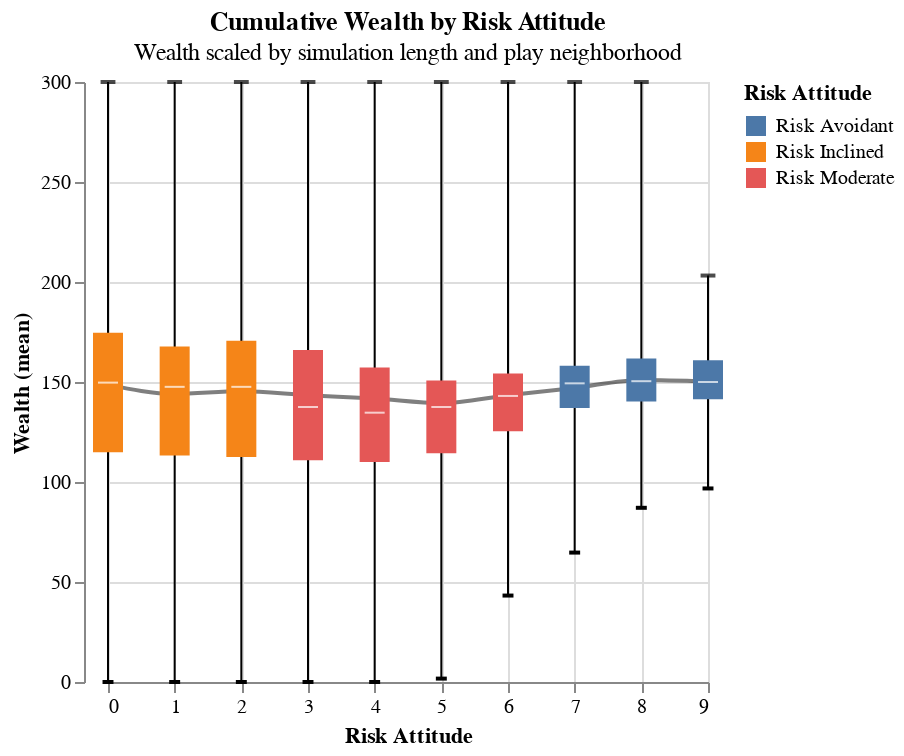

Write notebook code for a chart like this one.
### Markdown cell above
This is a customized box plot, which includes all the same information as the simpler version above. This one is based on numbers pre-calculated on the polars dataframe, which is more efficient than altair. 

This version adds strokes for the min and max values (whiskers), colors the Q1-Q3 box portion of the plot based on the risk attitude groups, and adds a line graph of the mean behind the box plot.

Mouse over the box to view statistics for each risk attitude (min, max, mean, Q1-Q3).

### Code cell
custom_boxplot(wealth_by_risk_attitude).properties(title=wealthchart_title)

### Figure 1 — Vega specification as saved in the notebook (floating-point values rounded to 4 significant figures)
{"$schema": "https://vega.github.io/schema/vega/v5.json", "data": [{"name": "source_0", "values": [{"Q1": 114.9, "Q3": 174.6, "max": 300.0, "mean": 148.7, "median": 149.7, "min": 0.0, "risk_attitude": 0, "risk_type": "Risk Inclined"}, {"Q1": 113.2, "Q3": 167.8, "max": 300.0, "mean": 144.0, "median": 147.6, "min": 0.0, "risk_attitude": 1, "risk_type": "Risk Inclined"}, {"Q1": 112.5, "Q3": 170.6, "max": 300.0, "mean": 145.4, "median": 147.6, "min": 0.0, "risk_attitude": 2, "risk_type": "Risk Inclined"}, {"Q1": 110.8, "Q3": 166.0, "max": 300.0, "mean": 143.4, "median": 137.5, "min": 0.0, "risk_attitude": 3, "risk_type": "Risk Moderate"}, {"Q1": 109.9, "Q3": 157.3, "max": 300.0, "mean": 141.7, "median": 134.7, "min": 0.0, "risk_attitude": 4, "risk_type": "Risk Moderate"}, {"Q1": 114.3, "Q3": 150.8, "max": 300.0, "mean": 139.4, "median": 137.5, "min": 1.695, "risk_attitude": 5, "risk_type": "Risk Moderate"}, {"Q1": 125.4, "Q3": 154.3, "max": 300.0, "mean": 143.3, "median": 143.0, "min": 43.22, "risk_attitude": 6, "risk_type": "Risk Moderate"}, {"Q1": 137.0, "Q3": 158.1, "max": 300.0, "mean": 147.0, "median": 149.3, "min": 64.71, "risk_attitude": 7, "risk_type": "Risk Avoidant"}, {"Q1": 140.3, "Q3": 161.7, "max": 300.0, "mean": 151.0, "median": 150.4, "min": 87.1, "risk_attitude": 8, "risk_type": "Risk Avoidant"}, {"Q1": 141.4, "Q3": 160.9, "max": 203.2, "mean": 150.3, "median": 150.0, "min": 96.77, "risk_attitude": 9, "risk_type": "Risk Avoidant"}]}, {"name": "data_0", "values": [{"max": 300.0, "min": 0.0, "risk_attitude": 0}, {"max": 300.0, "min": 0.0, "risk_attitude": 1}, {"max": 300.0, "min": 0.0, "risk_attitude": 2}, {"max": 300.0, "min": 0.0, "risk_attitude": 3}, {"max": 300.0, "min": 0.0, "risk_attitude": 4}, {"max": 300.0, "min": 1.695, "risk_attitude": 5}, {"max": 300.0, "min": 43.22, "risk_attitude": 6}, {"max": 300.0, "min": 64.71, "risk_attitude": 7}, {"max": 300.0, "min": 87.1, "risk_attitude": 8}, {"max": 203.2, "min": 96.77, "risk_attitude": 9}]}, {"name": "data_1", "values": [{"Q1": 114.9, "Q3": 174.6, "max": 300.0, "mean": 148.7, "median": 149.7, "min": 0.0, "risk_attitude": 0, "risk_type": "Risk Inclined"}, {"Q1": 113.2, "Q3": 167.8, "max": 300.0, "mean": 144.0, "median": 147.6, "min": 0.0, "risk_attitude": 1, "risk_type": "Risk Inclined"}, {"Q1": 112.5, "Q3": 170.6, "max": 300.0, "mean": 145.4, "median": 147.6, "min": 0.0, "risk_attitude": 2, "risk_type": "Risk Inclined"}, {"Q1": 110.8, "Q3": 166.0, "max": 300.0, "mean": 143.4, "median": 137.5, "min": 0.0, "risk_attitude": 3, "risk_type": "Risk Moderate"}, {"Q1": 109.9, "Q3": 157.3, "max": 300.0, "mean": 141.7, "median": 134.7, "min": 0.0, "risk_attitude": 4, "risk_type": "Risk Moderate"}, {"Q1": 114.3, "Q3": 150.8, "max": 300.0, "mean": 139.4, "median": 137.5, "min": 1.695, "risk_attitude": 5, "risk_type": "Risk Moderate"}, {"Q1": 125.4, "Q3": 154.3, "max": 300.0, "mean": 143.3, "median": 143.0, "min": 43.22, "risk_attitude": 6, "risk_type": "Risk Moderate"}, {"Q1": 137.0, "Q3": 158.1, "max": 300.0, "mean": 147.0, "median": 149.3, "min": 64.71, "risk_attitude": 7, "risk_type": "Risk Avoidant"}, {"Q1": 140.3, "Q3": 161.7, "max": 300.0, "mean": 151.0, "median": 150.4, "min": 87.1, "risk_attitude": 8, "risk_type": "Risk Avoidant"}, {"Q1": 141.4, "Q3": 160.9, "max": 203.2, "mean": 150.3, "median": 150.0, "min": 96.77, "risk_attitude": 9, "risk_type": "Risk Avoidant"}]}, {"name": "data_2", "values": [{"median": 149.7, "risk_attitude": 0}, {"median": 147.6, "risk_attitude": 1}, {"median": 147.6, "risk_attitude": 2}, {"median": 137.5, "risk_attitude": 3}, {"median": 134.7, "risk_attitude": 4}, {"median": 137.5, "risk_attitude": 5}, {"median": 143.0, "risk_attitude": 6}, {"median": 149.3, "risk_attitude": 7}, {"median": 150.4, "risk_attitude": 8}, {"median": 150.0, "risk_attitude": 9}]}, {"name": "data_3", "values": [{"max": 300.0, "risk_attitude": 0}, {"max": 300.0, "risk_attitude": 1}, {"max": 300.0, "risk_attitude": 2}, {"max": 300.0, "risk_attitude": 3}, {"max": 300.0, "risk_attitude": 4}, {"max": 300.0, "risk_attitude": 5}, {"max": 300.0, "risk_attitude": 6}, {"max": 300.0, "risk_attitude": 7}, {"max": 300.0, "risk_attitude": 8}, {"max": 203.2, "risk_attitude": 9}]}, {"name": "data_1_color_domain_risk_type", "values": [{"risk_type": "Risk Inclined"}, {"risk_type": "Risk Moderate"}, {"risk_type": "Risk Avoidant"}]}], "marks": [{"type": "line", "name": "layer_0_marks", "from": {"data": "source_0"}, "sort": {"field": "x"}, "encode": {"update": {"opacity": {"value": 0.5}, "interpolate": {"value": "monotone"}, "x": {"field": "risk_attitude", "scale": "x"}, "defined": {"signal": "isValid(datum[\"risk_attitude\"]) && isFinite(+datum[\"risk_attitude\"]) && isValid(datum[\"mean\"]) && isFinite(+datum[\"mean\"])"}, "stroke": {"value": "black"}, "y": {"field": "mean", "scale": "y"}}}, "style": ["line"]}, {"type": "rule", "name": "layer_1_layer_0_marks", "from": {"data": "data_0"}, "encode": {"update": {"x": {"field": "risk_attitude", "scale": "x"}, "y": {"field": "min", "scale": "y"}, "stroke": {"value": "black"}, "y2": {"field": "max", "scale": "y"}}}, "style": ["rule"]}, {"type": "symbol", "name": "layer_1_layer_1_marks", "from": {"data": "data_0"}, "encode": {"update": {"stroke": {"value": "black"}, "x": {"field": "risk_attitude", "scale": "x"}, "fill": {"value": "transparent"}, "y": {"field": "min", "scale": "y"}, "opacity": {"value": 1}, "shape": {"value": "stroke"}, "strokeWidth": {"value": 2}}}, "style": ["point"]}, {"type": "rect", "name": "layer_2_marks", "from": {"data": "data_1"}, "encode": {"update": {"y2": {"field": "Q3", "scale": "y"}, "xc": {"field": "risk_attitude", "scale": "x"}, "width": {"value": 15}, "fill": {"field": "risk_type", "scale": "color"}, "y": {"field": "Q1", "scale": "y"}, "tooltip": {"signal": "{\"min\": format(datum[\"min\"], \"\"), \"max\": format(datum[\"max\"], \"\"), \"mean\": format(datum[\"mean\"], \"\"), \"Q1\": format(datum[\"Q1\"], \"\"), \"median\": format(datum[\"median\"], \"\"), \"Q3\": format(datum[\"Q3\"], \"\")}"}}}, "style": ["rect"]}, {"type": "symbol", "name": "layer_3_marks", "from": {"data": "data_2"}, "encode": {"update": {"size": {"value": 100}, "y": {"field": "median", "scale": "y"}, "stroke": {"value": "white"}, "opacity": {"value": 0.7}, "shape": {"value": "stroke"}, "fill": {"value": "transparent"}, "x": {"field": "risk_attitude", "scale": "x"}, "strokeWidth": {"value": 1}}}, "style": ["point"]}, {"type": "symbol", "name": "layer_4_marks", "from": {"data": "data_3"}, "encode": {"update": {"stroke": {"value": "black"}, "fill": {"value": "transparent"}, "shape": {"value": "stroke"}, "size": {"value": 55}, "x": {"field": "risk_attitude", "scale": "x"}, "opacity": {"value": 0.7}, "y": {"field": "max", "scale": "y"}}}, "style": ["point"]}], "scales": [{"name": "x", "type": "linear", "domain": {"fields": [{"data": "source_0", "field": "risk_attitude"}, {"data": "data_0", "field": "risk_attitude"}, {"data": "data_1", "field": "risk_attitude"}, {"data": "data_2", "field": "risk_attitude"}, {"data": "data_3", "field": "risk_attitude"}]}, "range": [0, {"signal": "width"}], "zero": false, "nice": true}, {"name": "y", "type": "linear", "domain": {"fields": [{"data": "source_0", "field": "mean"}, {"data": "data_0", "field": "min"}, {"data": "data_0", "field": "max"}, {"data": "data_1", "field": "Q1"}, {"data": "data_1", "field": "Q3"}, {"data": "data_2", "field": "median"}, {"data": "data_3", "field": "max"}]}, "range": [{"signal": "height"}, 0], "nice": true, "zero": false}, {"name": "color", "type": "ordinal", "domain": {"data": "data_1_color_domain_risk_type", "field": "risk_type", "sort": true}, "range": "category"}], "axes": [{"scale": "x", "labels": false, "grid": true, "minExtent": 0, "aria": false, "orient": "bottom", "gridScale": "y", "ticks": false, "zindex": 0, "tickCount": {"signal": "ceil(width/40)"}, "domain": false, "maxExtent": 0}, {"scale": "y", "maxExtent": 0, "ticks": false, "gridScale": "x", "zindex": 0, "offset": 12, "labels": false, "orient": "left", "minExtent": 0, "grid": true, "tickCount": {"signal": "ceil(height/40)"}, "aria": false, "domain": false}, {"scale": "x", "grid": false, "zindex": 0, "labelOverlap": true, "title": "Risk Attitude", "labelFlush": true, "orient": "bottom", "tickCount": {"signal": "ceil(width/40)"}}, {"scale": "y", "zindex": 0, "grid": false, "tickCount": {"signal": "ceil(height/40)"}, "offset": 12, "labelOverlap": true, "title": "Wealth (mean)", "orient": "left"}], "title": {"text": "Cumulative Wealth by Risk Attitude", "subtitle": ["Wealth scaled by simulation length and play neighborhood"], "frame": "group"}, "width": 300, "style": "cell", "legends": [{"title": "Risk Attitude", "fill": "color", "symbolType": "square"}], "background": "white", "height": 300, "padding": 5}
